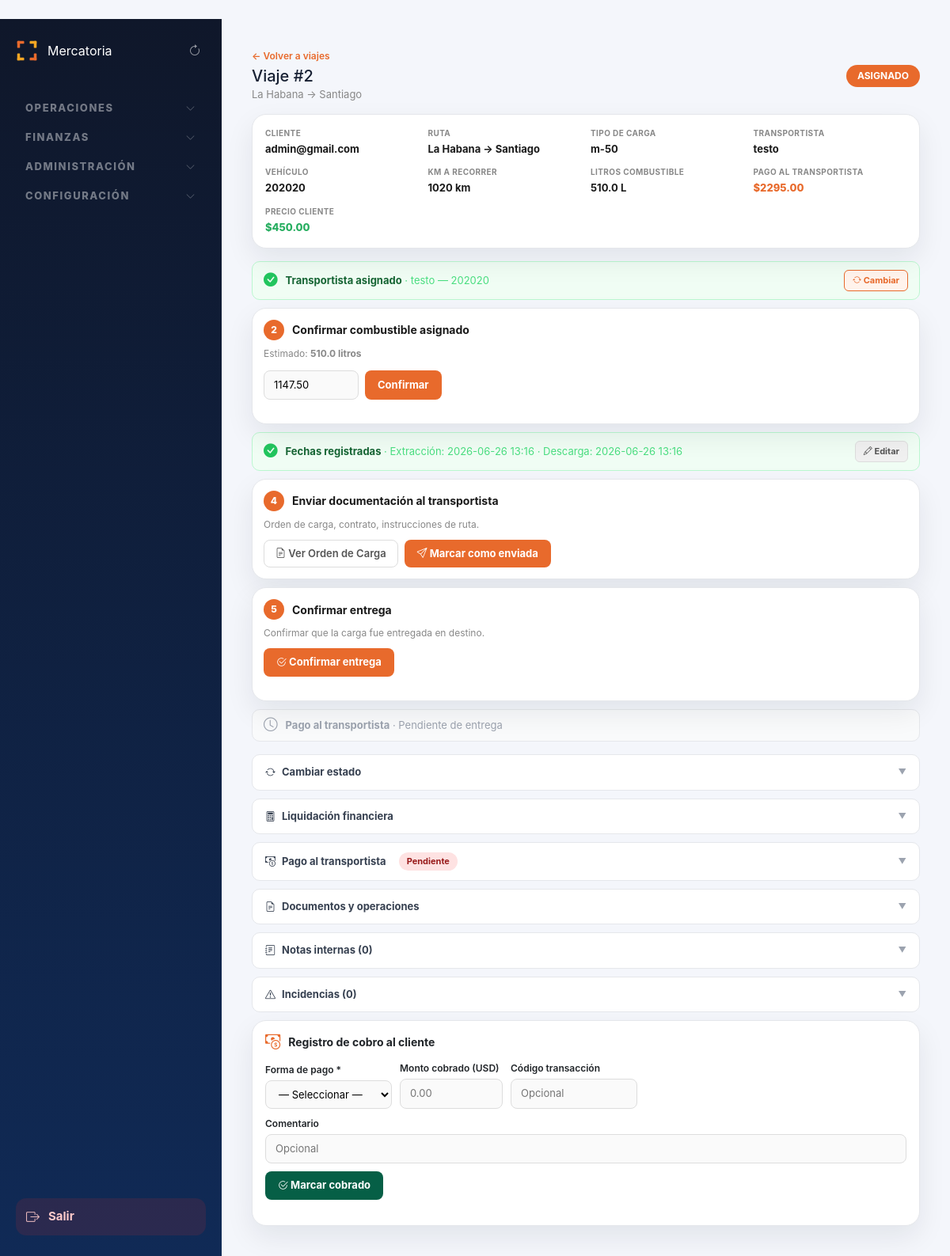
The page /admin/viaje/2 (signed in) on the database as committed earlier.
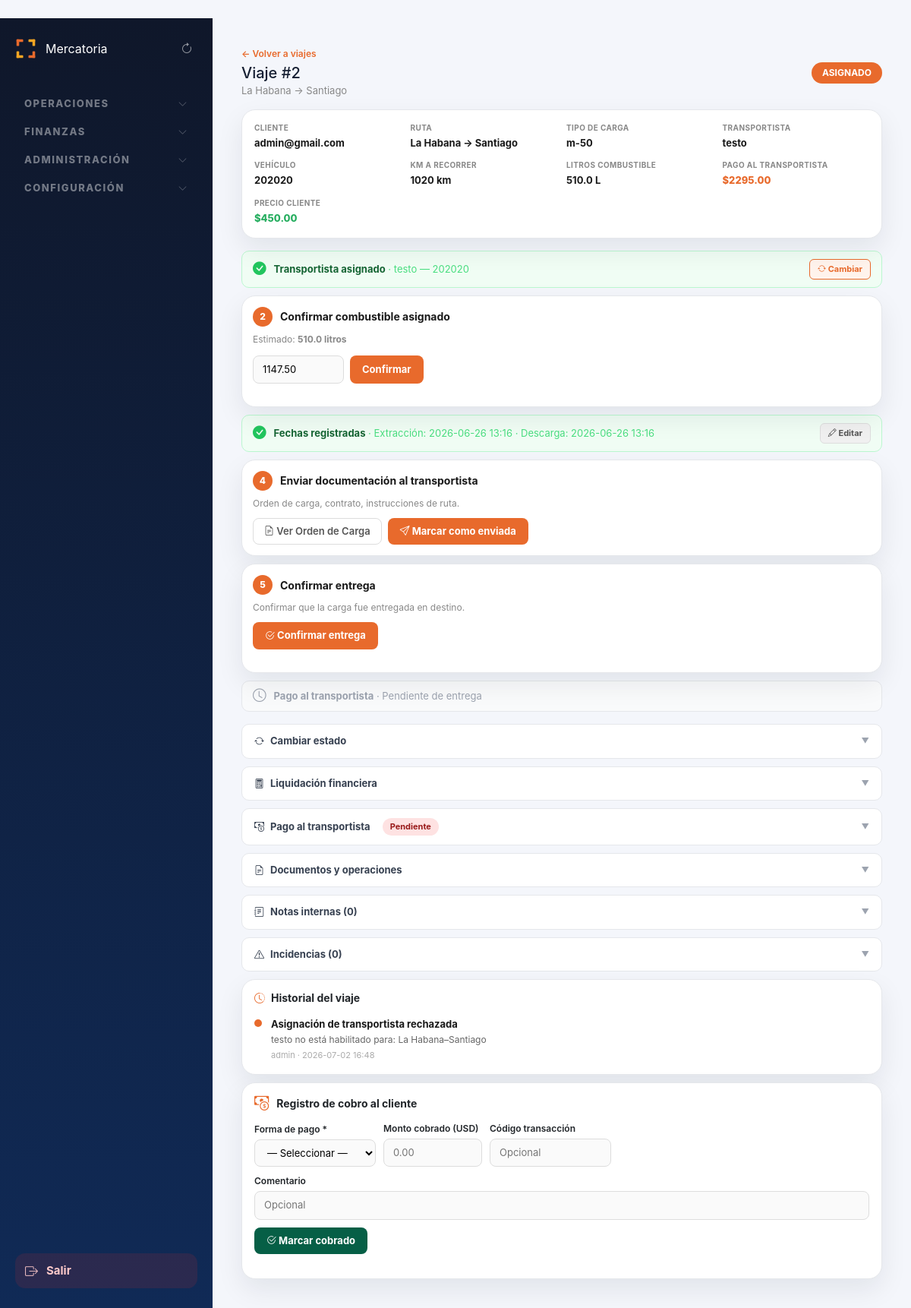
The same page on the database as committed later.
### tables this page shows
CREATE TABLE historial_viaje (
        id INTEGER PRIMARY KEY AUTOINCREMENT,
        viaje_id INTEGER NOT NULL,
        usuario TEXT NOT NULL,
        accion TEXT NOT NULL,
        detalle TEXT,
        fecha_hora TEXT DEFAULT CURRENT_TIMESTAMP,
        FOREIGN KEY (viaje_id) REFERENCES viajes(id)
    );

### routes/admin.py (the view, shortened to what this page needs)
@admin_bp.route("/viaje/<int:id>")
@admin_bp.route("/viajes/<int:id>/gestionar")
def gestionar_viaje(id):
    if not requiere_admin():
        return redirect("/login")
    conexion = conectar()
    cursor = conexion.cursor()
    cursor.execute(f"""
        SELECT v.*,
               v.camionero_id as camionero_id
        FROM viajes v
        WHERE v.id = {ph()}
    """, (id,))
    viaje = cursor.fetchone()
    if not viaje:
        conexion.close()
        return redirect("/admin/viajes")
    cursor.execute("""
        SELECT c.id, c.nombre, c.telefono, c.estado,
               v.id       AS vehiculo_id,
               COALESCE(v.matricula, '') AS vehiculo_matricula,
               COALESCE(v.marca, '')    AS vehiculo_marca,
               COALESCE(v.modelo, '')   AS vehiculo_modelo
        FROM camioneros c
        INNER JOIN vehiculos v ON v.camionero_id = c.id AND v.activo = 1
        WHERE c.activo = 1 OR c.activo IS NULL
        ORDER BY c.nombre
    """)
    camioneros = cursor.fetchall()
    vehiculos = []
    tipo_vehiculo_nombre = None
    if viaje["tipo_vehiculo_id"]:
        cursor.execute(f"SELECT nombre FROM tipos_vehiculo WHERE id = {ph()}", (viaje["tipo_vehiculo_id"],))
        row = cursor.fetchone()
        tipo_vehiculo_nombre = row["nombre"] if row else None
    tarifa_info = None
    cliente_info = None
    if viaje["cliente_id"]:
        cursor.execute(
            f"SELECT nombre, telefono, empresa, email, COALESCE(categoria, 'Normal') AS categoria FROM clientes WHERE id = {ph()}",
            (viaje["cliente_id"],)
        )
        cliente_info = cursor.fetchone()
    ruta_display = None
    km_ruta = 0.0
    ids_en_ruta = []
    if viaje["ruta_id"]:
        cursor.execute(f"SELECT origen, destino, km_oficiales FROM rutas WHERE id = {ph()}", (viaje["ruta_id"],))
        ruta_row = cursor.fetchone()
        if ruta_row:
            ruta_display = f"{ruta_row['origen']} → {ruta_row['destino']}"
            km_ruta = float(ruta_row["km_oficiales"] or 0)
        cursor.execute(f"SELECT camionero_id FROM camionero_ruta WHERE ruta_id = {ph()}", (viaje["ruta_id"],))
        ids_en_ruta = [r["camionero_id"] for r in cursor.fetchall()]
    conexion.close()
    liquidacion = calcular_liquidacion(id)
    error = request.args.get("error")
    obs_parsed = _parsear_observaciones(viaje["observaciones"])
    _transiciones = {
        "solicitado":         ["Asignado", "En ruta", "Carga recogida", "Entregado", "Cancelado"],
        "pendiente":          ["Asignado", "En ruta", "Carga recogida", "Entregado", "Cancelado"],
        "asignado":           ["En ruta", "Carga recogida", "Entregado", "Cancelado"],
        "en ruta":            ["Carga recogida", "Entregado", "Asignado", "Cancelado"],
        "en_ruta":            ["Carga recogida", "Entregado", "Asignado", "Cancelado"],
        "carga recogida":     ["En ruta", "Entregado", "Cancelado"],
        "pendiente de pago":  ["Confirmado", "Entregado", "Cancelado"],
        "confirmado":         ["En ruta", "Carga recogida", "Entregado", "Cancelado"],
        "entregado":          ["En ruta", "Asignado", "Cancelado"],
        "cancelado":          ["Solicitado", "Asignado"],
        "cerrado":            [],
    }
    estado_norm = (viaje["estado"] or "").lower()
    estados_validos = _transiciones.get(estado_norm, ["Asignado", "En ruta", "Entregado", "Cancelado"])
    orden_faltantes = []
    if not viaje["cliente"]:
        orden_faltantes.append("cliente")
    if not viaje["camionero_nombre"] and not viaje["camionero_id"]:
        orden_faltantes.append("camionero")
    if not viaje["vehiculo_id"]:
        orden_faltantes.append("vehículo")
    if not viaje["origen"]:
        orden_faltantes.append("origen")
    if not viaje["destino"]:
        orden_faltantes.append("destino")
    orden_carga_ok = len(orden_faltantes) == 0
    orden_carga_tooltip = "Falta: " + ", ".join(orden_faltantes) if orden_faltantes else ""
    conexion2 = conectar()
    cursor2 = conexion2.cursor()
    cursor2.execute(f"""
        SELECT usuario, texto, fecha
        FROM notas_viaje
        WHERE viaje_id = {ph()}
        ORDER BY fecha DESC
    """, (id,))
    notas = cursor2.fetchall()
    cursor2.execute(
        f"SELECT COUNT(*) AS cnt FROM viaje_checklist WHERE viaje_id = {ph()}", (id,)
    )
    if cursor2.fetchone()["cnt"] == 0:
        crear_checklist_viaje(cursor2, id)
        conexion2.commit()
    cursor2.execute(
        "SELECT id, item, completado, completado_por, fecha_completado "
        f"FROM viaje_checklist WHERE viaje_id = {ph()} ORDER BY id",
        (id,)
    )
    checklist = cursor2.fetchall()
    cursor2.execute(
        "SELECT id, categoria, descripcion, usuario, fecha_hora, estado "
        f"FROM incidencias WHERE viaje_id = {ph()} ORDER BY fecha_hora DESC",
        (id,)
    )
    incidencias = cursor2.fetchall()
    cursor2.execute(
        "SELECT usuario, accion, detalle, fecha_hora "
        f"FROM historial_viaje WHERE viaje_id = {ph()} ORDER BY fecha_hora DESC",
        (id,)
    )
    historial = cursor2.fetchall()
    conexion2.close()
    def _flt(row, *keys):
        for k in keys:
            try:
                v = row[k]
                if v is not None:
                    f = float(v)
                    if f > 0:
                        return f
            except (KeyError, IndexError, TypeError, ValueError):
                pass
        return 0.0
    _e = (viaje["estado"] or "").lower().strip()
    auto_completados = set()
    if _flt(viaje, "km", "kilometros") > 0:
        auto_completados.add("Km calculados")
    if _flt(viaje, "combustible", "combustible_estimado") > 0:
        auto_completados.add("Combustible calculado")
    if _flt(viaje, "pago_camionero", "camionero") > 0:
        auto_completados.add("Pago camionero calculado")
    if viaje["camionero_id"]:
        auto_completados.add("Camionero asignado")
    if viaje["vehiculo_id"]:
        auto_completados.add("Vehículo confirmado")
    if _e in {"carga recogida", "en ruta", "en_ruta", "entregado"}:
        auto_completados.add("Contenedor extraído / carga recogida")
    if _e == "entregado":
        auto_completados.add("Descarga realizada")
    try:
        if (viaje["estado_pago_camionero"] or "") == "Pagado":
            auto_completados.add("Pago camionero confirmado")
    except (KeyError, IndexError):
        pass
    checklist_map = {item["item"]: {"id": item["id"], "completado": bool(item["completado"])} for item in checklist}
    tramos = obtener_tramos_viaje(id)
    tramos_ok = tramos_completados(id)
    if tramos:
        km_ruta = sum(float(t["km_oficiales"] or 0) for t in tramos)
        ruta_display = " → ".join([tramos[0]["origen"]] + [t["destino"] for t in tramos])
    return render_template(
        "admin/gestionar_viaje.html",
        viaje=viaje,
        camioneros=camioneros,
        vehiculos=vehiculos,
        liquidacion=liquidacion,
        tipo_vehiculo_nombre=tipo_vehiculo_nombre,
        tarifa_info=tarifa_info,
        error=error,
        estados_validos=estados_validos,
        orden_carga_ok=orden_carga_ok,
        orden_carga_tooltip=orden_carga_tooltip,
        cliente_info=cliente_info,
        ruta_display=ruta_display,
        km_ruta=km_ruta,
        ids_en_ruta=ids_en_ruta,
        obs_parsed=obs_parsed,
        notas=notas,
        checklist=checklist,
        checklist_map=checklist_map,
        incidencias=incidencias,
        incidencias_categorias=INCIDENCIAS_CATEGORIAS,
        incidencias_estados=INCIDENCIAS_ESTADOS,
        auto_completados=auto_completados,
        historial=historial,
        tramos=tramos,
        tramos_ok=tramos_ok,
    )

### app.py (called while the page is built)
def fmt_fecha(value, fmt='%Y-%m-%d %H:%M'):
    if not value:
        return '—'
    if hasattr(value, 'strftime'):
        return value.strftime(fmt)
    try:
        from datetime import datetime
        return datetime.strptime(str(value)[:16], '%Y-%m-%d %H:%M').strftime(fmt)
    except Exception:
        return str(value)[:16]

@app.before_request
def _record_start_time():
    g.start_time = time.monotonic()

@app.before_request
def _validate_session_role():
    if "user_id" not in session or "rol" not in session:
        return
    try:
        con = conectar()
        cur = con.cursor()
        cur.execute("SELECT rol, activo FROM usuarios WHERE id = ?", (session["user_id"],))
        row = cur.fetchone()
        con.close()
        if not row or not row["activo"]:
            session.clear()
            return
        if row["rol"] != session["rol"]:
            session["rol"] = row["rol"]
    except Exception:
        pass

### database.py (called while the page is built)
    def execute(self, sql, params=None):
        if self._use_postgres:
            sql = sql.replace("?", "%s")
        if params is not None:
            return self._cursor.execute(sql, params)
        return self._cursor.execute(sql)

### templates/admin/gestionar_viaje.html (shortened to what the changed rows need)
{% extends "admin/base_admin.html" %}
{% block contenido %}
{% set _precio_confirmado = (viaje.precio_final and viaje.precio_final|float > 0)
                         or (viaje.precio_cliente and viaje.precio_cliente|float > 0)
                         or (viaje.precio and viaje.precio|float > 0) %}
{% set _pns = namespace(precio_val="0.00") %}
{% if viaje.precio_final and viaje.precio_final|float > 0 %}
    {% set _pns.precio_val = "%.2f"|format(viaje.precio_final|float) %}
{% elif viaje.precio_cliente and viaje.precio_cliente|float > 0 %}
    {% set _pns.precio_val = "%.2f"|format(viaje.precio_cliente|float) %}
{% elif viaje.precio and viaje.precio|float > 0 %}
    {% set _pns.precio_val = "%.2f"|format(viaje.precio|float) %}
{% endif %}
{% set done1 = viaje.camionero_id %}
{% set done2 = viaje.combustible and viaje.combustible|float > 0 %}
{% set done3 = viaje.fecha_recogida %}
{% set done4 = viaje.fecha_entrega %}
{% set _doc_item = checklist_map.get('Documentación enviada', {}) %}
{% set done5 = _doc_item.get('completado', false) %}
{% set done6 = (viaje.estado or '')|lower == 'entregado' %}
{% set done7 = (viaje.estado_pago_camionero or '') == 'Pagado' %}
{% set done_all = done1 and done2 and done3 and done4 and done5 and done6 and done7 %}
<div style="display:flex;align-items:center;justify-content:space-between;flex-wrap:wrap;gap:12px;margin-bottom:14px;">
    <div>
        <h1 style="margin:4px 0 2px;font-size:20px;">Viaje #{{ viaje.id }}</h1>
    </div>
</div>
{% set done34 = done3 and done4 %}
{% if historial %}
<div class="card" style="padding:16px;margin-top:10px;">
    <h4 style="margin:0 0 16px;font-size:14px;font-weight:700;display:flex;align-items:center;gap:8px;">
        <i class="bi bi-clock-history" style="color:#E86A2C;"></i> Historial del viaje
    </h4>
    <div style="display:flex;flex-direction:column;">
        {% for h in historial %}
        <div style="display:flex;gap:12px;{% if not loop.last %}padding-bottom:14px;{% endif %}">
            <div style="display:flex;flex-direction:column;align-items:center;flex-shrink:0;">
                <div style="width:10px;height:10px;border-radius:50%;background:#E86A2C;margin-top:3px;"></div>
            </div>
            <div style="flex:1;padding-bottom:{% if not loop.last %}4px{% else %}0{% endif %};">
                <div style="font-size:13px;font-weight:700;color:#1a1a1a;">{{ h.accion }}</div>
                {% if h.detalle %}
                <div style="font-size:12px;color:#666;margin-top:2px;">{{ h.detalle }}</div>
                {% endif %}
                <div style="font-size:11px;color:#aaa;margin-top:3px;">{{ h.usuario }} · {{ h.fecha_hora | fmt_fecha if h.fecha_hora else '—' }}</div>
            </div>
        </div>
        {% endfor %}
    </div>
</div>
{% endif %}
{% endblock %}

Rows that differ between the two databases and show on the page:
added historial_viaje: accion "Asignación de transportista rechazada", detalle "testo no está habilitado para: La Habana–Santiago", usuario "admin", fecha_hora|fmt_fecha "2026-07-02 16:48"
Other text that changed with them:
text now shown: "Historial del viaje"
